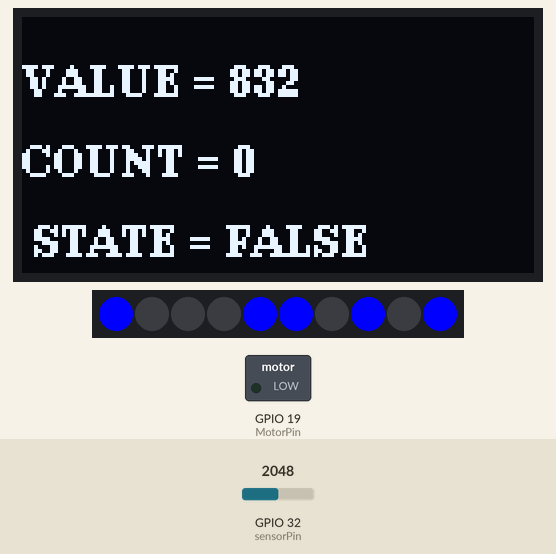
This sketch was run on a simulated ESP32. Parts: 128×64 one-colour display, 10 RGB LEDs in strip order, left to right, switched loads named in the sketch (green lamp = pin HIGH). The inputs (shaded band) are chosen by the test bench; at power-on: GPIO 32 (sensorPin) = 2048. Random numbers use the default seed unless the sketch sets one; what the sketch prints to the serial monitor is not drawn.

Above: at 6.6 s.
6.7 s: GPIO 32 (sensorPin) set to 2440
At 11.3 s:
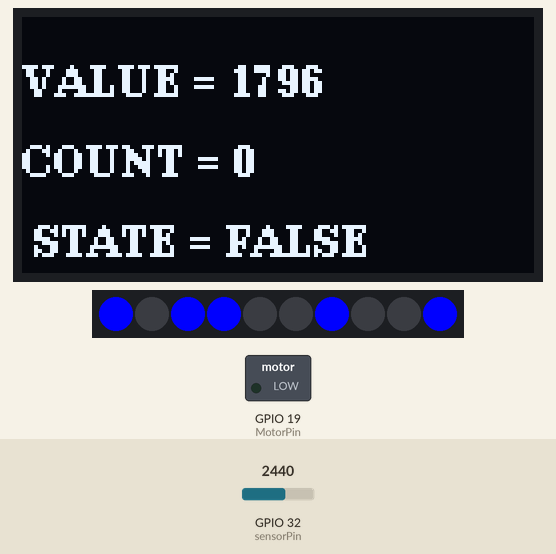
12.3 s: GPIO 32 (sensorPin) set to 2141
At 17.3 s:
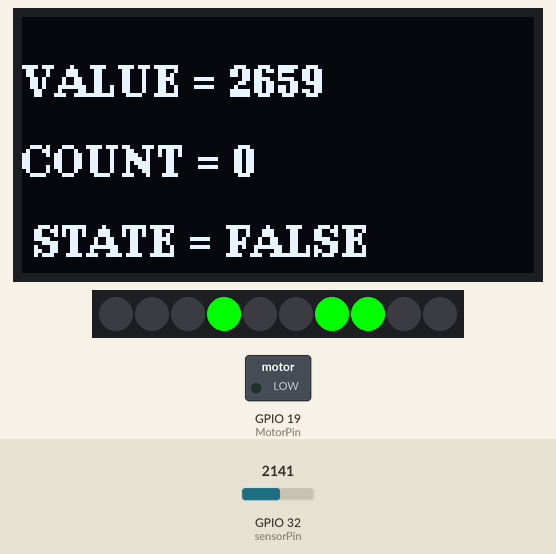
19.9 s: GPIO 32 (sensorPin) set to 2054
At 29.62 s:
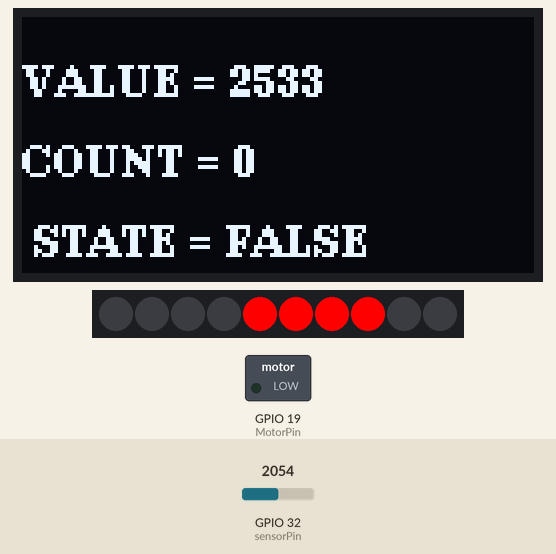
31.5 s: GPIO 32 (sensorPin) set to 2490
At 34.81 s:
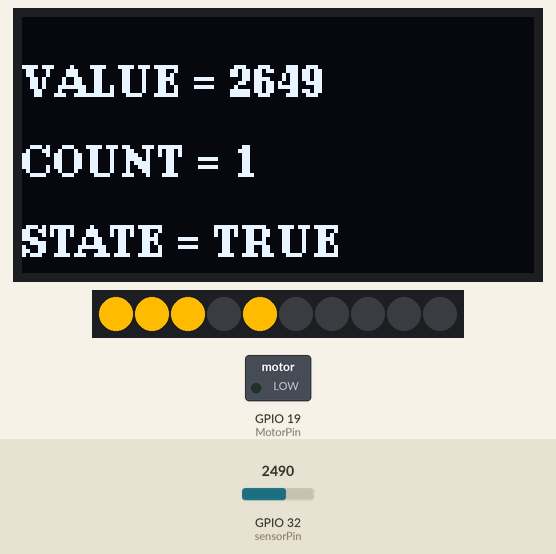
36.5 s: GPIO 32 (sensorPin) set to 1228
At 40.3 s:
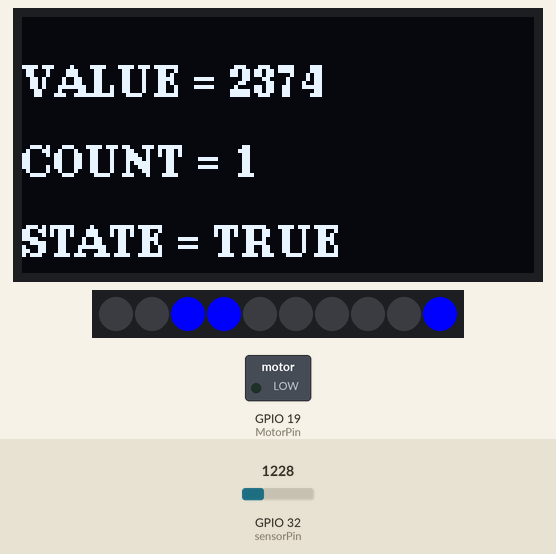
43.1 s: GPIO 32 (sensorPin) set to 2690
At 50.9 s:
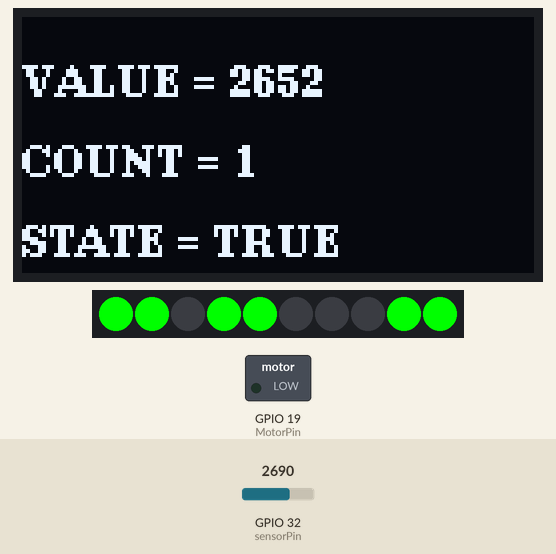
Timing chart, 0 to 52.0 s (numbered marks = the images above; inputs shaded):
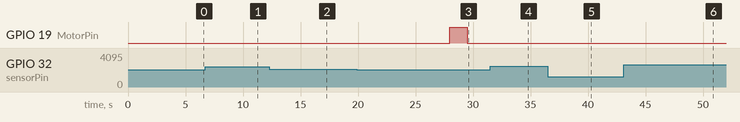

Measured:
- the behaviour switches between 2112 and 2111 on GPIO 32 (sensorPin) (found by bisection; images 2 and 3)
- after the input at 19.9 s, GPIO 19 (MotorPin): LOW → HIGH after 8.1 s, → LOW 1.5 s later
- what the display in image 0 shows lasts 0.6 s, from 6.1 s to 6.7 s
- what the display in image 2 shows lasts 0.5 s, from 16.9 s to 17.4 s
- what the display in image 4 shows lasts 0.4 s, from 34.6 s to 35.0 s

The sketch:

Motor_OLED_soilmoisture_RGB_Pot.ino
```cpp
#include <WiFi.h>
#include <PubSubClient.h>
#include <Adafruit_NeoPixel.h>
#include <U8g2lib.h>
#include <Wire.h>

#define MotorPin 19
#define NUMPIXELS 10
#define RGBPIN    14
#define sensorPin 32
#define SCL 22
#define SDA 21


uint16_t soilmoisture[] = {0, 0, 0};
uint16_t ave = 0;
uint16_t count = 0;
char cnt = 10;

/*const char* SSID = "Moon";
  const char* PASS = "moonmoon";
  const char* SERVER = "192.168.137.234";
  const int PORT = 1883;*/

boolean check = false;

U8G2_SSD1306_128X64_NONAME_F_HW_I2C u8g2(U8G2_R0, /* reset=*/ U8X8_PIN_NONE);
//WiFiClient espClient;
//PubSubClient client(espClient);
Adafruit_NeoPixel pixels(NUMPIXELS, RGBPIN, NEO_GRB + NEO_KHZ800);

/*void callback(char* topic, byte* payload, unsigned int length)
  {
  char str[64];
  unsigned int num;

  memset(str, 0x00, sizeof(str));

  for (int i = 0; i < length; i++) {
    Serial.print((char)payload[i]);
    str[i] = (char)payload[i];
  }
  Serial.println("");

  if (strcmp("secret/RGB/Motor", topic) == 0)
  {
    int WaterTime;
    sscanf(str, "%d", &WaterTime);
    digitalWrite(MotorPin, 1);
    delay(WaterTime);
    digitalWrite(MotorPin, 0);
    count++;
  }
  else if (strcmp("secret/RGB/SetNum", topic) == 0)
  {
    sscanf(str, "%d", &num);
    ave = num;
    pixels.clear();
  }
  else
  {
    digitalWrite(MotorPin, 1);
    delay(2500);
    digitalWrite(MotorPin, 0);
    count++;
  }
  }*/

void tinkle(char red2, char gre2, char blu2)
{
  for (char t = 0; t < 3; t++)
  {
    char i = 0;
    while (i < 10)
    {
      pixels.setPixelColor(i, pixels.Color(red2, gre2, blu2));
      i++;
    }
    pixels.show();
    delay(300);
    pixels.clear();
    delay(300);
  }
}

void setup()
{

  Serial.begin(115200);
  u8g2.begin();
  u8g2.setFont(u8g2_font_ncenB08_tr);
  u8g2.setFontDirection(0);

  pinMode(sensorPin, INPUT);
  pinMode(MotorPin, OUTPUT);
  pinMode(RGBPIN, OUTPUT);
  pinMode(SCL, OUTPUT);
  pinMode(SDA, OUTPUT);


  randomSeed(analogRead(sensorPin));

  //WiFi.begin(SSID, PASS);
  pixels.begin();


  /*while (WiFi.status() != WL_CONNECTED) {
    delay(500);
    Serial.println("Connecting to AP...");
    }*/

  Serial.println("Connected to AP!!");

  /*client.setServer(SERVER, PORT);
    client.setCallback(callback);

    while (!client.connected())
    {
    Serial.println("Connecting to MQTT...");

    if (client.connect("ESP32Client"))
    {
      Serial.println("Connected!!");
    } else
    {
      Serial.print("Failure on connect (");
      Serial.print(client.state());
      Serial.println(")");
      delay(2000);
    }
    }*/
  Serial.println("------Color Test------");
  tinkle(255, 0, 0);
  tinkle(0, 255, 0);
  tinkle(0, 0, 255);
  Serial.println("!!!!Complete!!!!");
  /*client.subscribe("secret/RGB/SetNum");
    client.subscribe("secret/RGB/Motor");
    client.subscribe("secret / RGB / SetWater");*/
}

void readPub(char red, char gre, char blu, uint16_t delayVal)
{
  uint16_t sum = 0;
  uint16_t timeSec = 5000; // change num if you want
  uint16_t offset = 450; // change num if you want
  uint16_t set_timeSec = timeSec / delayVal;
  char Buffer[32];
  char Buffer2[32];
  cnt++;
  if (cnt > set_timeSec) // 500*10 = 5000 m/s
  {
    soilmoisture[0] = soilmoisture[1];
    soilmoisture[1] = soilmoisture[2];
    soilmoisture[2] = analogRead(sensorPin) + offset;
    sum = soilmoisture[0] + soilmoisture[1] + soilmoisture[2];
    ave = sum / 3;
    Serial.println(ave);
    memset(Buffer, 0, sizeof(Buffer));
    memset(Buffer2, 0, sizeof(Buffer2));
    sprintf(Buffer, "VALUE = %d", ave);
    sprintf(Buffer2, "COUNT = %d", count);
    //client.publish("soil / Val", Buffer);
    u8g2.clearBuffer();
    u8g2.drawStr(0, 20, Buffer);
    if (check == true)
    {
      u8g2.drawStr(0, 60, "STATE = TRUE");
    }
    else
    {
      u8g2.drawStr(0, 60, " STATE = FALSE");
    }
    u8g2.drawStr(0, 40, Buffer2);
    u8g2.sendBuffer();
    cnt = 0;
  }
  for (int t = 0; t < 6; t++)
  {
    pixels.setPixelColor(random(10), pixels.Color(red, gre, blu));
  }
  pixels.show();
  delay(delayVal);
  pixels.clear();
}

void loop() //300 up
{
  while (ave < 2400)  // Start color Blue
  {
    readPub(0, 0, 255, 600);
    //client.loop();
  }
  while (ave >= 2400 && ave < 2450) // ERROR color White
  {
    if (check == true)
    {
      digitalWrite(MotorPin, 1);
      delay(1500);
      digitalWrite(MotorPin, 0);
      check = false;
      count++;
    }
    readPub(255, 255, 255, 200);
    //client.loop();
  }
  while (ave >= 2500 && ave < 2550)  // No Water color Red
  {
    if (check == false)
    {
      digitalWrite(MotorPin, 1);
      delay(1500);
      digitalWrite(MotorPin, 0);
      check = true;
      count++;
    }
    readPub(255, 0, 0, 300);
    //client.loop();
  }
  while (ave >= 2550 && ave < 2650) // Normal Water color Orange
  {
    readPub(255, 187, 0,  400); //char red, char gre, char blu, uint16_t delayVal
    //client.loop();
  }
  while (ave >= 2650)  // Enough Water color Green
  {
    readPub(0, 255, 0, 500);
    if (check == true)
    {
      check = false;
    }
    //client.loop();
  }
}
```
